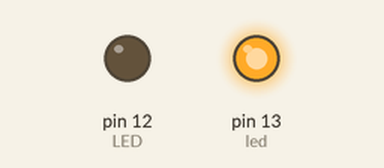
Simulated run of this sketch. Board: Arduino Uno, built with avr-gcc and run on an emulated ATmega328P. On the bench: output pins drawn as LEDs (lit = HIGH).

Above: at 0.1 s.
Timing chart, 0 to 1.6 s (numbered marks = the images above):
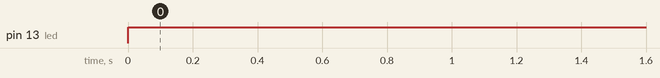

The sketch:

Tamrin2.ino
```cpp
int led = 13;
int LED = 12;
void setup() {
 pinMode (led, OUTPUT);
 pinMode (LED, OUTPUT);

}

void loop() {
digitalWrite (led, HIGH);
delay (1000);
digitalWrite (LED, LOW);
delay (1000);

}
```

Measured:
- by itself, pin 13 (led): LOW → HIGH at 0.00 s
